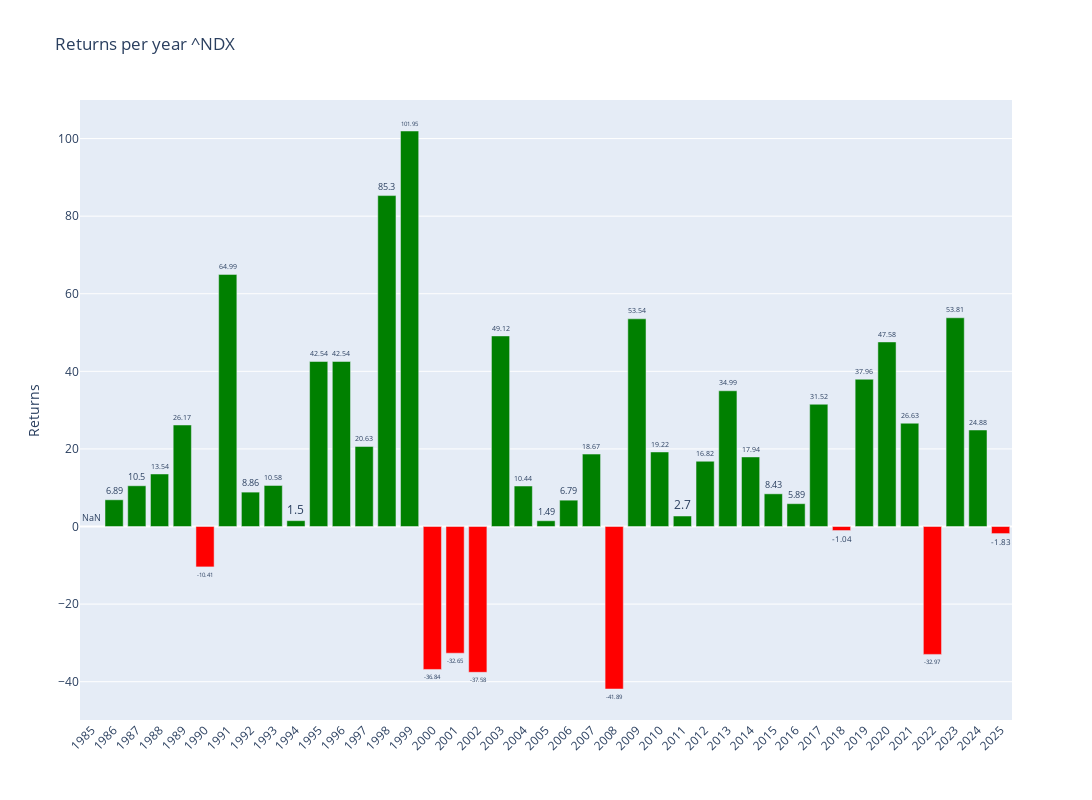

Here is the notebook cell this chart was saved with:
### Code cell
# Plotly
fig = make_subplots()

# Add colors
colors = ['green' if x >= 0 else 'red' for x in annual_data['Return']]

# Graph (1,1)
fig.add_trace(go.Bar(y=annual_data['Return'],x=annual_data['Return'].index,text=round(annual_data['Return'],2),textposition='outside',marker_color=colors,hoverinfo='skip'),row=1,col=1)

# Update xaxis properties
fig.update_yaxes(title_text="Returns", row=1, col=1)

fig.update_layout(xaxis=dict(tickvals=annual_data.index,tickangle=-45),height=800, width=1300,title=f"Returns per year {ticker}")

fig.show()

### Figure 1 — Plotly figure (JSON) as saved in the notebook; plotly's stock layout.template omitted (floating-point values rounded to 4 significant figures)
{"data": [{"hoverinfo": "skip", "marker": {"color": ["red", "green", "green", "green", "green", "red", "green", "green", "green", "green", "green", "green", "green", "green", "green", "red", "red", "red", "green", "green", "green", "green", "green", "red", "green", "green", "green", "green", "green", "green", "green", "green", "green", "red", "green", "green", "green", "red", "green", "green", "red"]}, "text": [NaN, 6.89, 10.5, 13.54, 26.17, -10.41, 64.99, 8.86, 10.58, 1.5, 42.54, 42.54, 20.63, 85.3, 102.0, -36.84, -32.65, -37.58, 49.12, 10.44, 1.49, 6.79, 18.67, -41.89, 53.54, 19.22, 2.7, 16.82, 34.99, 17.94, 8.43, 5.89, 31.52, -1.04, 37.96, 47.58, 26.63, -32.97, 53.81, 24.88, -1.83], "textposition": "outside", "type": "bar", "x": [1985, 1986, 1987, 1988, 1989, 1990, 1991, 1992, 1993, 1994, 1995, 1996, 1997, 1998, 1999, 2000, 2001, 2002, 2003, 2004, 2005, 2006, 2007, 2008, 2009, 2010, 2011, 2012, 2013, 2014, 2015, 2016, 2017, 2018, 2019, 2020, 2021, 2022, 2023, 2024, 2025], "xaxis": "x", "y": [NaN, 6.886, 10.5, 13.54, 26.17, -10.41, 64.99, 8.865, 10.58, 1.504, 42.54, 42.54, 20.63, 85.3, 102.0, -36.84, -32.65, -37.58, 49.12, 10.44, 1.485, 6.789, 18.67, -41.89, 53.54, 19.22, 2.704, 16.82, 34.99, 17.94, 8.427, 5.886, 31.52, -1.039, 37.96, 47.58, 26.63, -32.97, 53.81, 24.88, -1.826], "yaxis": "y"}], "layout": {"height": 800, "title": {"text": "Returns per year ^NDX"}, "width": 1300, "xaxis": {"anchor": "y", "domain": [0, 1], "tickangle": -45, "tickvals": [1985, 1986, 1987, 1988, 1989, 1990, 1991, 1992, 1993, 1994, 1995, 1996, 1997, 1998, 1999, 2000, 2001, 2002, 2003, 2004, 2005, 2006, 2007, 2008, 2009, 2010, 2011, 2012, 2013, 2014, 2015, 2016, 2017, 2018, 2019, 2020, 2021, 2022, 2023, 2024, 2025]}, "yaxis": {"anchor": "x", "domain": [0, 1], "title": {"text": "Returns"}}}}
